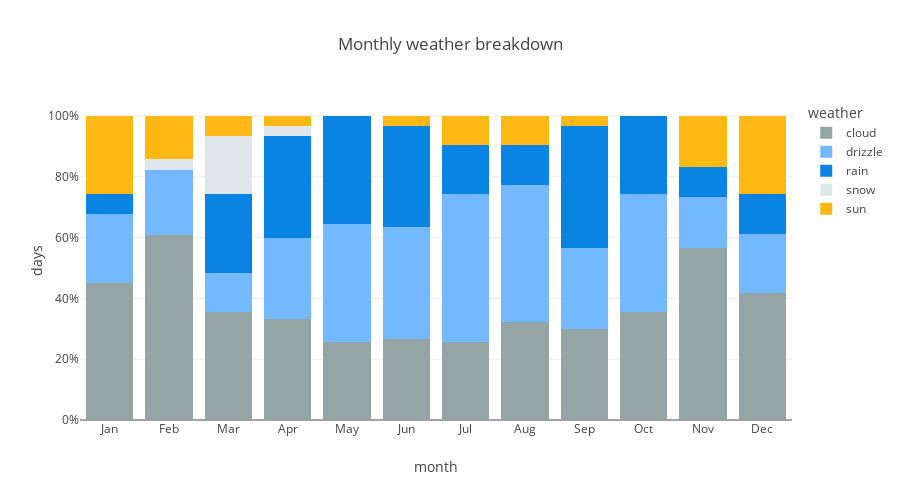

Source (notebook cell):
### Code cell
month_order = ['Jan','Feb','Mar','Apr','May','Jun','Jul','Aug','Sep','Oct','Nov','Dec']
weather_colors = {
    'sun': '#FDB813',      
    'cloud': '#95A5A6',    
    'drizzle': '#74B9FF',  
    'rain': '#0984E3',     
    'snow': '#DFE6E9'      
}
fig = px.bar(
    df_percent,
    x='month',
    y='percent',
    color='weather_desc',
    title='Monthly weather breakdown',
    color_discrete_map=weather_colors,
    category_orders={'month': month_order}
)
fig.update_layout(
    barmode='stack',
    yaxis_tickformat='.0%',
    yaxis_title='days',           
    xaxis_title='month',          
    legend_title='weather',     
    height=500,                   
    plot_bgcolor='white', 
    showlegend=True
)
fig

### Figure 1 — Plotly figure (JSON) as saved in the notebook; plotly's stock layout.template omitted (floating-point values rounded to 4 significant figures)
{"data": [{"hovertemplate": "weather_desc=cloud<br>month=%{x}<br>percent=%{y}<extra></extra>", "legendgroup": "cloud", "marker": {"color": "#95A5A6", "pattern": {"shape": ""}}, "name": "cloud", "orientation": "v", "showlegend": true, "textposition": "auto", "type": "bar", "x": ["Apr", "Aug", "Dec", "Feb", "Jan", "Jul", "Jun", "Mar", "May", "Nov", "Oct", "Sep"], "xaxis": "x", "y": [0.3333, 0.3226, 0.4194, 0.6071, 0.4516, 0.2581, 0.2667, 0.3548, 0.2581, 0.5667, 0.3548, 0.3], "yaxis": "y"}, {"hovertemplate": "weather_desc=drizzle<br>month=%{x}<br>percent=%{y}<extra></extra>", "legendgroup": "drizzle", "marker": {"color": "#74B9FF", "pattern": {"shape": ""}}, "name": "drizzle", "orientation": "v", "showlegend": true, "textposition": "auto", "type": "bar", "x": ["Apr", "Aug", "Dec", "Feb", "Jan", "Jul", "Jun", "Mar", "May", "Nov", "Oct", "Sep"], "xaxis": "x", "y": [0.2667, 0.4516, 0.1935, 0.2143, 0.2258, 0.4839, 0.3667, 0.129, 0.3871, 0.1667, 0.3871, 0.2667], "yaxis": "y"}, {"hovertemplate": "weather_desc=rain<br>month=%{x}<br>percent=%{y}<extra></extra>", "legendgroup": "rain", "marker": {"color": "#0984E3", "pattern": {"shape": ""}}, "name": "rain", "orientation": "v", "showlegend": true, "textposition": "auto", "type": "bar", "x": ["Apr", "Aug", "Dec", "Jan", "Jul", "Jun", "Mar", "May", "Nov", "Oct", "Sep"], "xaxis": "x", "y": [0.3333, 0.129, 0.129, 0.06452, 0.1613, 0.3333, 0.2581, 0.3548, 0.1, 0.2581, 0.4], "yaxis": "y"}, {"hovertemplate": "weather_desc=snow<br>month=%{x}<br>percent=%{y}<extra></extra>", "legendgroup": "snow", "marker": {"color": "#DFE6E9", "pattern": {"shape": ""}}, "name": "snow", "orientation": "v", "showlegend": true, "textposition": "auto", "type": "bar", "x": ["Apr", "Feb", "Mar"], "xaxis": "x", "y": [0.03333, 0.03571, 0.1935], "yaxis": "y"}, {"hovertemplate": "weather_desc=sun<br>month=%{x}<br>percent=%{y}<extra></extra>", "legendgroup": "sun", "marker": {"color": "#FDB813", "pattern": {"shape": ""}}, "name": "sun", "orientation": "v", "showlegend": true, "textposition": "auto", "type": "bar", "x": ["Apr", "Aug", "Dec", "Feb", "Jan", "Jul", "Jun", "Mar", "Nov", "Sep"], "xaxis": "x", "y": [0.03333, 0.09677, 0.2581, 0.1429, 0.2581, 0.09677, 0.03333, 0.06452, 0.1667, 0.03333], "yaxis": "y"}], "layout": {"barmode": "stack", "height": 500, "legend": {"title": {"text": "weather"}, "tracegroupgap": 0}, "plot_bgcolor": "white", "showlegend": true, "title": {"text": "Monthly weather breakdown"}, "xaxis": {"anchor": "y", "categoryarray": ["Jan", "Feb", "Mar", "Apr", "May", "Jun", "Jul", "Aug", "Sep", "Oct", "Nov", "Dec"], "categoryorder": "array", "domain": [0, 1], "title": {"text": "month"}}, "yaxis": {"anchor": "x", "domain": [0, 1], "tickformat": ".0%", "title": {"text": "days"}}}}
